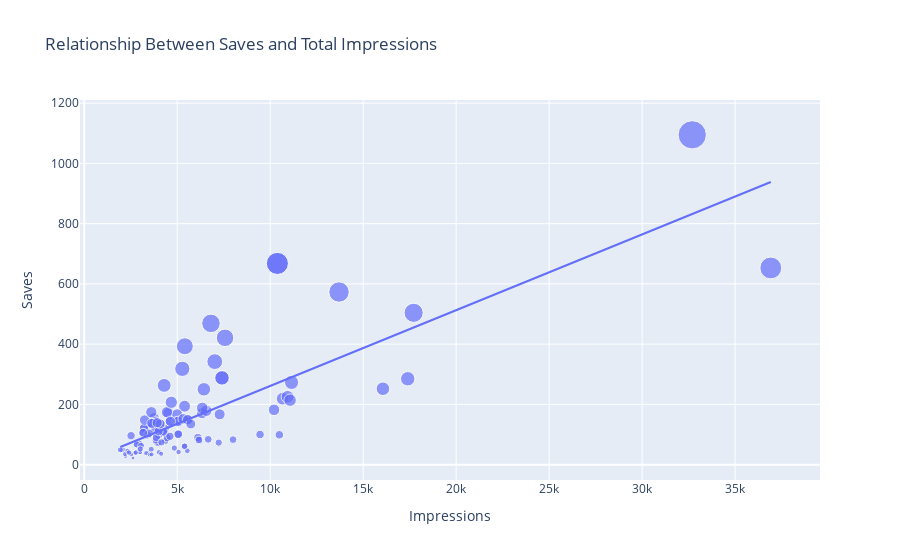

Here is the notebook cell this chart was saved with:
### Code cell
figure =px.scatter(data_frame=data, x="Impressions", y='Saves', size='Saves', trendline='ols', title= 'Relationship Between Saves and Total Impressions')
figure.show()
